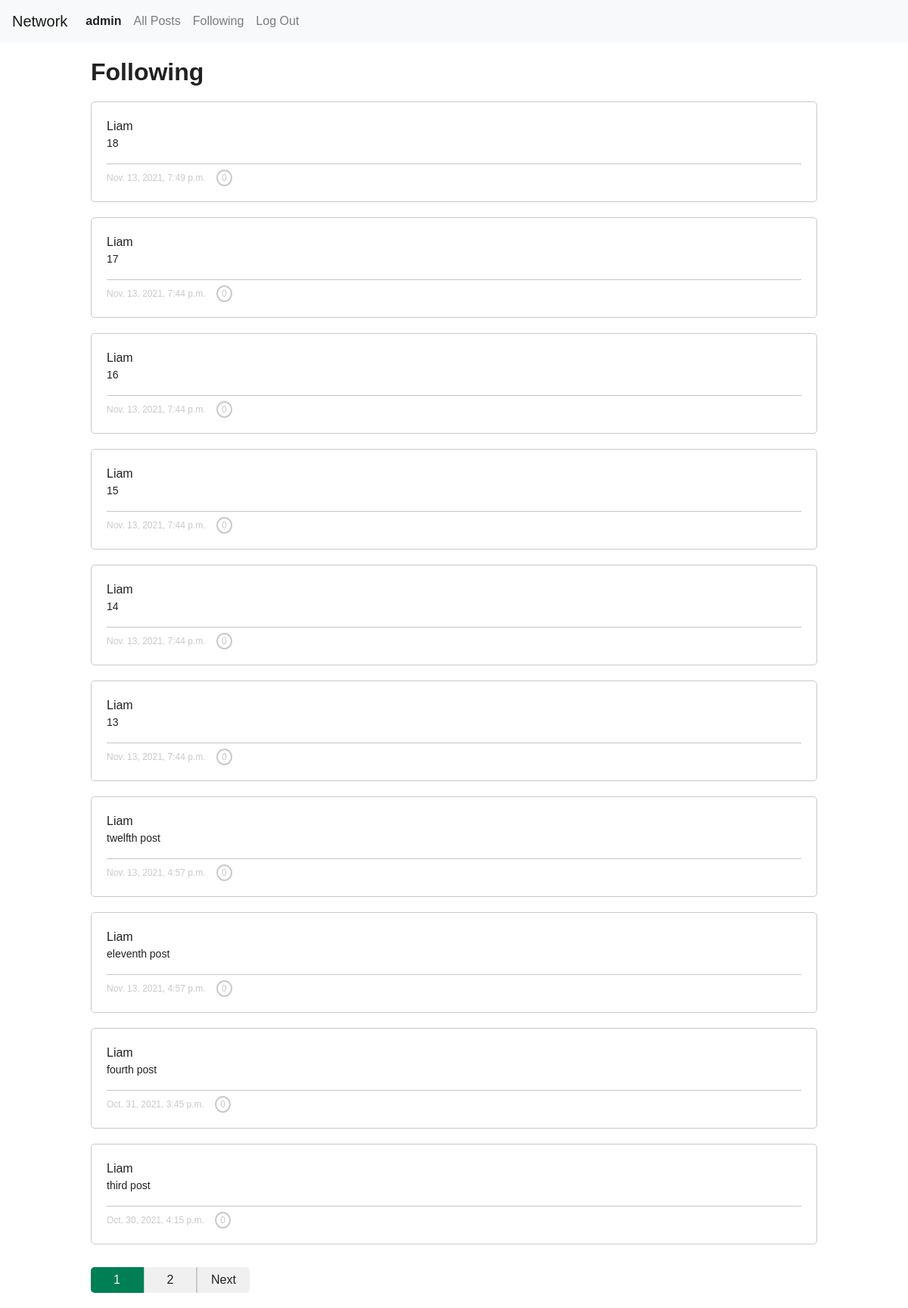
The page /following (signed in) on the database its author committed.
### network/models.py (models this page shows, shortened)
class User(AbstractUser):
    id = models.IntegerField(primary_key=True)

class Post(models.Model):
    id = models.IntegerField(primary_key=True)
    text = models.CharField(max_length=500)
    time_date = models.DateTimeField()
    likes = models.PositiveIntegerField()
    owner = models.CharField(max_length=500, default="")
    liked_by = models.ManyToManyField(User, blank=True, related_name="liked_by_users")

### network/views.py (the view)
# urls.py: path("following", views.following, name="following"),
def following(request):
    if not request.user.is_authenticated:
        return HttpResponseRedirect(reverse("login"))
    currentUser = User.objects.get(pk=int(request.user.id))
    following = UserFollowing.objects.get(pk=int(currentUser.id)).following.all()
    allPosts = Post.objects.all()
    posts = []
    for post in allPosts:
        for owner in following:
            if post.owner == owner.username:
                try: # has the user liked the post?
                    user = post.liked_by.get(pk=int(request.user.id))
                    post.liked = True
                except:
                    post.liked = False
                post.likes = len(post.liked_by.all())
                posts.insert(0, post)
                continue # skip this owner, no need to check multiple times
    data = {
        "posts": posts
    }
    if len(posts) <= 10: # skip pagination if there are 10 posts or less
        paginationRequired = False
    else:
        paginationRequired = True
        pages = Paginator(posts, 10)
        try: # check if the 'page' query is passed
            page_num = int(request.GET["page"])
            paginationPosts = pages.page(page_num)
        except:
            paginationPosts = pages.page(1) # use page 1 as default if no query is passed
        hasPrevious = paginationPosts.has_previous()
        hasNext = paginationPosts.has_next()
        previousPage = paginationPosts.number # use current page as default
        if hasPrevious:
            previousPage = paginationPosts.previous_page_number()
        nextPage = paginationPosts.number # use current page as default
        if hasNext:
            nextPage = paginationPosts.next_page_number()
        data["posts"] =  paginationPosts
        data["pages"] =  pages
        data["previous"] =  hasPrevious
        data["next"] =  hasNext
        data["previousPage"] =  previousPage
        data["nextPage"] =  nextPage
    data["paginationRequired"] = paginationRequired
    return render(request, "network/following.html", data)

### network/templates/network/following.html (shortened to what this page needs)
{% extends "network/layout.html" %}
{% block body %}
    <h2 id="following-title">Following</h2>
    {% for post in posts %}
        <div class="post">
            <a href="/profile/{{ post.owner }}">{{ post.owner }}</a>
            <p>{{ post.text }}</p>
            <div class="info">
                <span>{{ post.time_date }}</span>
                <button type="submit" class="{% if post.liked %} liked {% endif %}" onclick="likeInteraction(this)" data-post-id="{{ post.id }}">{{ post.likes }}</button>
            </div>
        </div>
    {% endfor %}
    {% if paginationRequired %}
        <ul id="pagination">
            {% for page in pages %}
                <li class="{% if page.number == posts.number %} current {% endif %}" ><a href="?page={{ page.number }}">{{ page.number }}</a></li>
            {% endfor %}
            {% if next %}
                <li><a href="?page={{ nextPage }}">Next</a></li>
            {% endif %}
        </ul>
    {% endif %}
{% endblock %}

### network/templates/network/layout.html (shortened to what this page needs)
{% load static %}
<!DOCTYPE html>
<html lang="en">
    <head>
        <link rel="stylesheet" href="https://stackpath.bootstrapcdn.com/bootstrap/4.4.1/css/bootstrap.min.css">
        <link href="{% static 'network/styles.css' %}" rel="stylesheet">
    </head>
    <body>
        <nav class="navbar navbar-expand-lg navbar-light bg-light">
            <a class="navbar-brand" href="{% url 'index' %}">Network</a>
            <div>
              <ul class="navbar-nav mr-auto">
                {% if user.is_authenticated %}
                    <li class="nav-item">
                        <a class="nav-link" href="/profile/{{ user.username }}"><strong>{{ user.username }}</strong></a>
                    </li>
                {% endif %}
                <li class="nav-item">
                  <a class="nav-link" href="{% url 'index' %}">All Posts</a>
                </li>
                {% if user.is_authenticated %}
                    <li class="nav-item">
                        <a class="nav-link" href="{% url 'following' %}">Following</a>
                    </li>
                    <li class="nav-item">
                        <a class="nav-link" href="{% url 'logout' %}">Log Out</a>
                    </li>
                {% endif %}
              </ul>
            </div>
          </nav>
        <div class="body">
            {% block body %}
            {% endblock %}
        </div>
    </body>
</html>

### network/static/network/styles.css (style rules this page uses)
:root { --primary: #096; --primary-hover: #007e54; --text: #212121; --text-2: #f0f0f0; --border: #c9c9c9; }
* { font-family: Arial, sans-serif; color: var(--text); }
.body { margin: auto; max-width: 1000px; padding: 20px; }
.post { width: 100%; margin-top: 20px; border: solid 1px var(--border); border-radius: 5px; padding: 20px; }
.post a { color: var(--text); font-size: 16px; font-weight: 400; text-transform: capitalize; text-decoration: none !important; }
.post p { font-size: 14px; color: var(--text); }
.post div { margin-top: 5px; padding-top: 5px; border-top: solid 1px #c5c5c5; width: 100%; }
.post span { font-size: 12px; color: var(--border); display: inline; }
.post button { background-color: transparent; margin-left: 10px; font-size: 12px; border: solid 2px var(--border); border-radius: 50%; padding: 0px 5px; color: var(--border); outline: none; }
#pagination { width: 100%; margin: 0px; margin-top: 30px; padding: 0px; display: flex; }
#pagination li { list-style: none; display: inline-block; width: 70px; background-color: var(--text-2); color: var(--text); border: none; border-right: solid 1px var(--border); border-left: solid 1px var(--border); text-align: center; margin: 0px; padding: 5px 0px; cursor: pointer; }
.current, .current a { background-color: var(--primary-hover) !important; border-left-color: var(--primary-hover) !important; border-right-color: var(--primary-hover) !important; color: var(--text-2) !important; cursor: default !important; }
#pagination li:first-of-type { border-radius: 5px 0px 0px 5px; border-left: none; }
#pagination li:last-of-type { border-radius: 0px 5px 5px 0px; border-right: none; }
#pagination li a { color: inherit; width: 100%; height: 100%; display: block; text-decoration: none; }
#following-title { font-weight: 600; }

### rows shown on the page
User: username "admin"
Post: owner "Liam", text "18", time_date "Nov. 13, 2021, 7:49 p.m.", likes "0"
Post: owner "Liam", text "17", time_date "Nov. 13, 2021, 7:44 p.m.", likes "0"
Post: owner "Liam", text "16", time_date "Nov. 13, 2021, 7:44 p.m.", likes "0"
Post: owner "Liam", text "15", time_date "Nov. 13, 2021, 7:44 p.m.", likes "0"
Post: owner "Liam", text "14", time_date "Nov. 13, 2021, 7:44 p.m.", likes "0"
Post: owner "Liam", text "13", time_date "Nov. 13, 2021, 7:44 p.m.", likes "0"
Post: owner "Liam", text "twelfth post", time_date "Nov. 13, 2021, 4:57 p.m.", likes "0"
Post: owner "Liam", text "eleventh post", time_date "Nov. 13, 2021, 4:57 p.m.", likes "0"
Post: owner "Liam", text "fourth post", time_date "Oct. 31, 2021, 3:45 p.m.", likes "0"
Post: owner "Liam", text "third post", time_date "Oct. 30, 2021, 4:15 p.m.", likes "0"

### other values the page prints
{{ page.number }} "1" "2"
